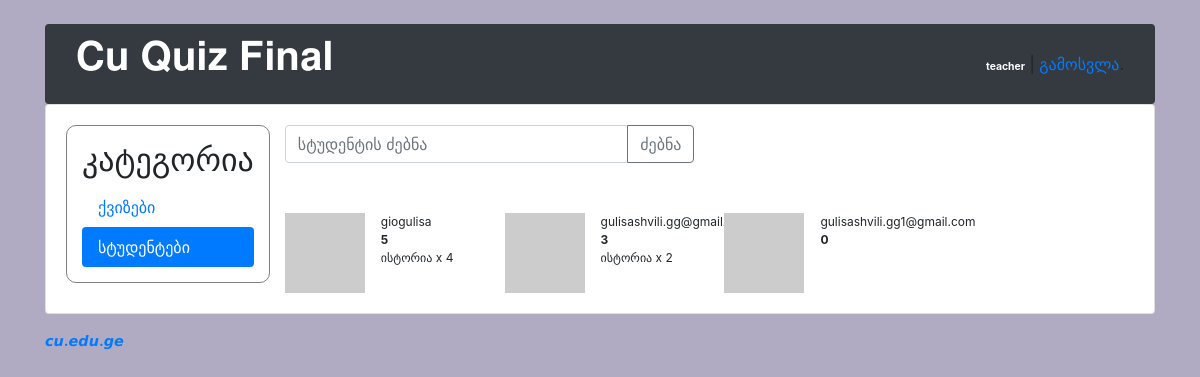
The app's page /teachers/s/ (signed in), older data.
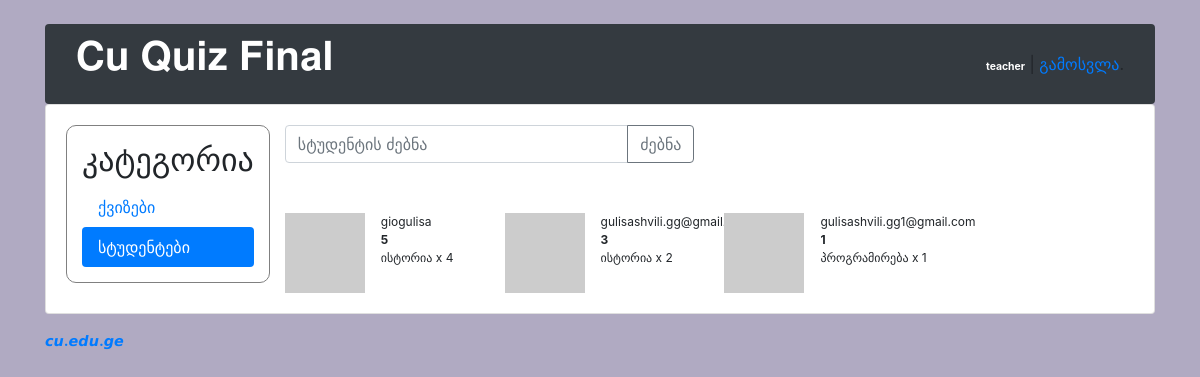
The same page, newer data.
### classroom/models.py (models this page shows, shortened)
class User(AbstractUser):
    is_student = models.BooleanField(default=False)
    is_teacher = models.BooleanField(default=False)
    username = models.CharField(error_messages={'unique': 'მომხმარებლის სახელი დაკავებულია.'}, max_length=150, unique=True, verbose_name='მომხმარებლის სახელი')

class Student(models.Model):
    user = models.OneToOneField(User, on_delete=models.CASCADE, primary_key=True)
    quizzes = models.ManyToManyField(Quiz, through='TakenQuiz')
    interests = models.ManyToManyField(Subject, related_name='interested_students')
    score = models.IntegerField(default=0)

### classroom/views/teachers.py (the view)
# urls.py: path('s/', students.StudentList.as_view(), name='student_list'),
@method_decorator([login_required, teacher_required()], name='dispatch')
class StudentList(ListView):
    paginate_by = 36
    template_name = 'classroom/teachers/student_list.html'
    context_object_name = 'students'
    def get_queryset(self):
        query = self.request.GET.get('q', '')
        User = get_user_model()
        queryset = Student.objects.order_by('-score')
        if query:
            queryset = queryset.filter(user__username__icontains=query)
        return queryset

### classroom/templatetags/quiz_extras.py (called while the page is built)
@register.filter
def gravatar_url(username, size=40):
    username_hash = hashlib.md5(username.lower().encode('utf-8')).hexdigest()
    return f"https://www.gravatar.com/avatar/{username_hash}?s={size}&d=identicon"

@register.filter
def top_subject(taken_quizzes):
    subjects = taken_quizzes.values('quiz__subject__name') \
        .annotate(score=Sum('score')) \
        .order_by('-score')
    if subjects:
        name = subjects[0]['quiz__subject__name']
        score = subjects[0]['score']
        return f"{name} x {score}"
    return ""

### classroom/templates/classroom/teachers/student_list.html (shortened to what this page needs)
{% extends 'base.html' %}
{% load quiz_extras %}
{% block content %}
    <div id = responsivediv>
        <div>
            {% include 'classroom/teachers/_header.html' with active='students' %}
        </div>
        <div>
            <form method='GET'>
                <div class="row">
                    <div class="col-sm-6">
                        <div class="input-group mb-3">
                            <input type="text" class="form-control" name='q' size="200" value='{{ request.GET.q }}'
                                   placeholder="სტუდენტის ძებნა">
                            <div class="input-group-append">
                                <button class="btn btn-outline-secondary" type="submit">ძებნა</button>
                            </div>
                        </div>
                    </div>
                </div>
            </form>
            <br>
            <div class="row">
                {% for student in students %}
                    <div class="col-sm-3">
                        <div class="media">
                            <a>
                                <img class="mr-3" src="{{ student.user.username|gravatar_url:50 }}"
                                     alt="{{ student.user.get_full_name }}">
                            </a>
                            <div class="media-body" style="font-size: 12px">
                                {{ student.user.username }}<br>
                                <strong>{{ student.score }}</strong><br>
                                {{ student.taken_quizzes.all|top_subject }}
                            </div>
                        </div>
                    </div>
                {% empty %}
                    <div class="col-sm-6"><p class="text-warning">არცერთი სტუდენტი არ მოიძებნა</p></div>
                {% endfor %}
            </div>
        </div>
    </div>
{% endblock %}

### templates/base.html (shortened to what this page needs)
{% load static %}<!doctype html>
<html lang="en">
  <head>
    <link rel="stylesheet" href="{% static 'css/bootstrap.min.css' %}">
    <link rel="stylesheet" type="text/css" href="{% static 'css/app.css' %}">
    {% if user.is_authenticated and user.is_teacher %}
      <link rel="stylesheet" type="text/css" href="{% static 'css/teachers.css' %}">
    {% else %}
      <link rel="stylesheet" type="text/css" href="{% static 'css/students.css' %}">
    {% endif %}
  </head>
  <body>
    <div class="container my-4">
      <div class="row justify-content-center">
        <div class="col-md-15
         col-sm-12">
          <div class="navbar navbar-expand-lg navbar-dark bg-dark" style="border-radius: .25rem;">
            <div class="col-6">
              <h1 class="logo">
                <a href="{% url 'home' %}">
                    <p style="color:white">𝐂𝐮 𝐐𝐮𝐢𝐳 𝐅𝐢𝐧𝐚𝐥</p>
                </a>
              </h1>
            </div>
            <div class="col-6 text-right">
              {% if user.is_authenticated %}
                <p class="pt-3"><strong style="color: white; font-size: 65%">{{ user.username }}{% if user.is_student %} - {{user.student.score}}{% endif %}</strong> | <a href="{% url 'logout' %}">გამოსვლა</a>.</p>
              {% else %}
                <a href="{% url 'login' %}" class="btn btn-light" role="button">შესვლა</a>
                <a href="{% url 'signup' %}" class="btn btn-primary" role="button">რეგისტრაცია</a>
              {% endif %}
            </div>
          </div>
          <div class="card mb-3">
            <div class="card-body">
              {% block content %}
              {% endblock %}
            </div>
          </div>
          <footer>
            <strong><a style="color: #007bff" href="https://cu.edu.ge">𝙘𝙪.𝙚𝙙𝙪.𝙜𝙚</a></strong>
          </footer>
        </div>
      </div>
    </div>
  </body>
</html>

### classroom/templates/classroom/teachers/_header.html
<div style="margin-right: 15px; padding: 15px; border:1px; border-style:solid; border-color:gray; border-radius: 10px">
    <h2>კატეგორია</h2>
    <ul class="nav flex-column nav-pills">
        <div>
            <li class="nav-item">
                <a class="nav-link{% if active == 'new' %} active{% endif %}"
                   href="{% url 'teachers:quiz_change_list' %}">ქვიზები</a>
            </li>
        </div>
        <div>
            <li class="nav-item">
                <a class="nav-link{% if active == 'students' %} active{% endif %}"
                   href="{% url 'teachers:student_list' %}">სტუდენტები</a>
            </li>
        </div>
    </ul>
</div>

### static/css/app.css (style rules this page uses)
.logo { font-family: 'Muli', sans-serif; }
.logo a { color: #212529; text-decoration: none; }
footer { font-size: .9rem; }
footer a { color: #212529; }

### static/css/teachers.css (style rules this page uses)
body { background-color: #b0aac2; }
@media only screen and (min-width: 1000px) { #responsivediv { display: flex; } }

### classroom/templates/classroom/teachers/student_list.html (style rules this page uses)
.media { margin-top: 10px }

Row changes from the older to the newer data that the page shows:
changed Student "gulisashvili.gg1@gmail.com": score "0" → "1"; taken_quizzes.all|top_subject (not shown) → "პროგრამირება x 1"
